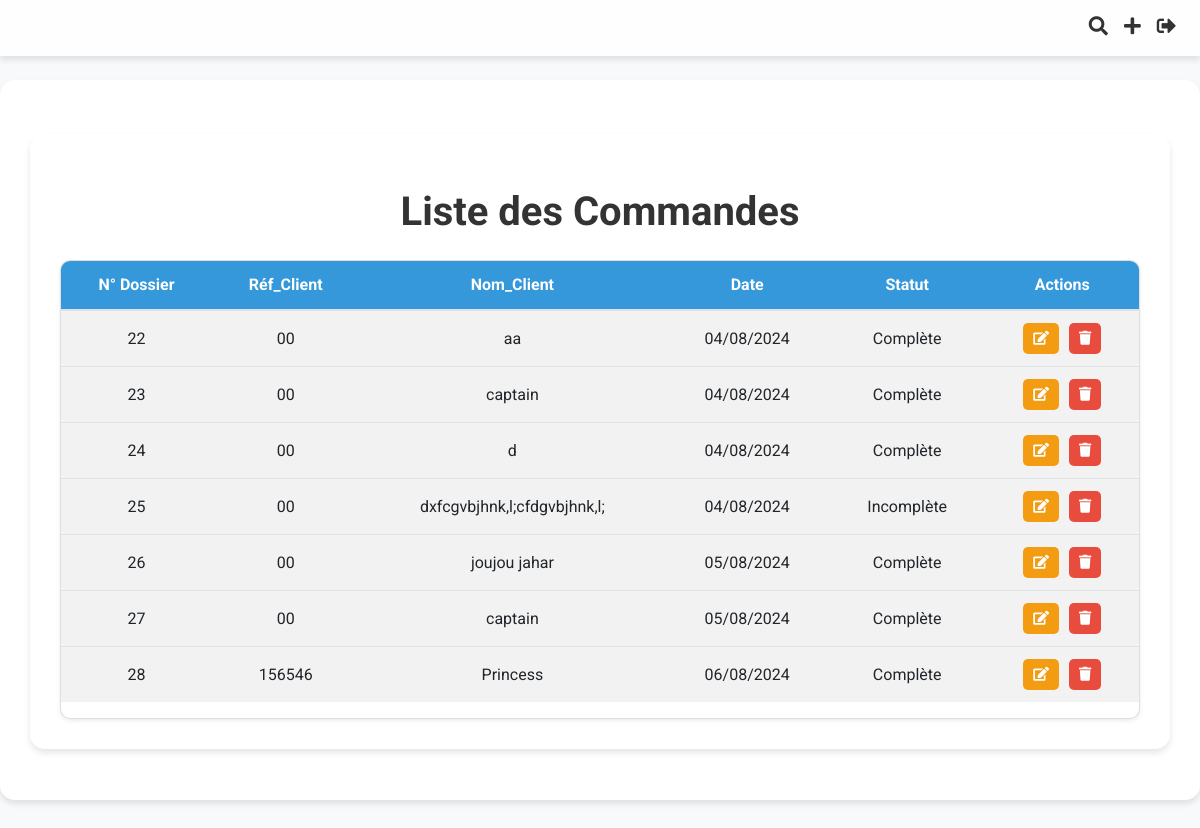
The page /application/commandes/ (signed in) on the database as committed earlier.
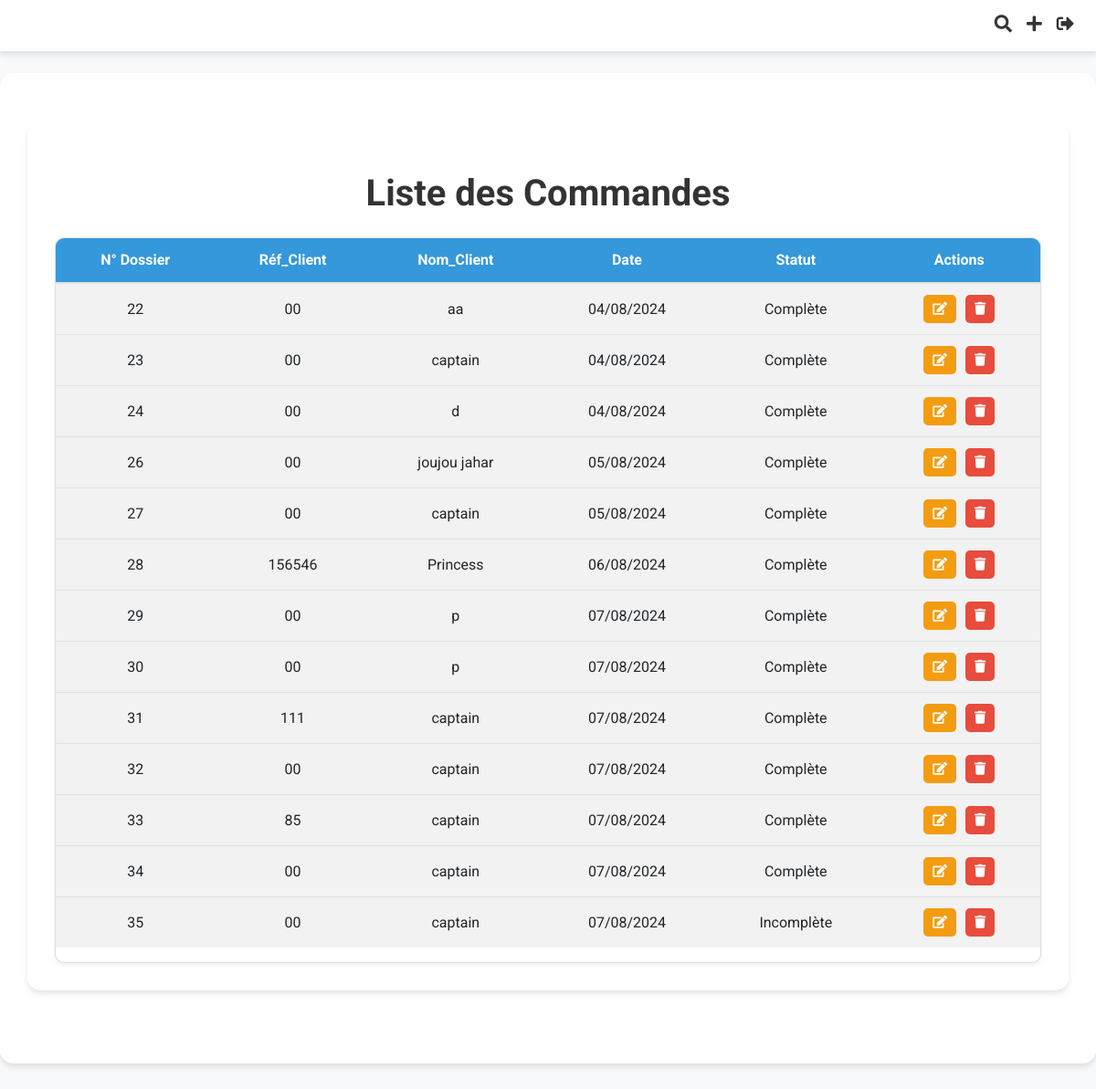
The same page on the database as committed later.
### Application/models.py (models this page shows, shortened)
class Commande(models.Model):
    order_id = models.AutoField(primary_key=True)
    date_time = models.DateTimeField(auto_now_add=True)
    company_reference_number = models.CharField(max_length=100)
    client_name = models.CharField(max_length=100, default="")
    adresse = models.CharField(max_length=255, blank=True, null=True)
    email = models.EmailField(blank=True, null=True)
    fax = models.CharField(max_length=50, blank=True, null=True)
    ice = models.CharField(max_length=50, blank=True, null=True)
    infographiste = models.CharField(max_length=100, blank=True, null=True)
    order_status = models.CharField(max_length=50, choices=[
        ('draft', 'Draft'),
        ('completed', 'Completed')
    ])
    bc_number = models.CharField(max_length=50, blank=True, null=True)
    date_bc = models.DateField(blank=True, null=True)
    devis_date = models.DateTimeField(blank=True, null=True)
    devis_numero = models.IntegerField(null=True, blank=True)
    facture_date = models.DateTimeField(blank=True, null=True)
    facture_numero = models.IntegerField(null=True, blank=True)
    bl_date = models.DateTimeField(blank=True, null=True)
    bl_numero = models.IntegerField(null=True, blank=True)
    remarque = models.CharField(max_length=50, choices=[
        ('paye', 'Payé'),
        ('non_paye', 'Non Payé')
    ], default='non payé')
    facture_status = models.CharField(max_length=50, choices=[
            ('no_facture', 'Pas de Facture'),
            ('facture_termine', 'Facture Terminée')
        ], default='pas de facture')
    bl_status = models.CharField(max_length=50, choices=[
            ('no_bl', 'Pas de bon_livraison'),
            ('bl_termine', 'bon_livraison Terminé')
        ], default='pas de bon_livraison')
    devis_status = models.CharField(max_length=50, choices=[
            ('no_devis', 'Pas de Devis'),
            ('devis_termine', 'Devis Terminé')
        ], default='pas de devis')

### Application/views.py (the view)
# urls.py: path('commandes/', views.liste_commandes, name='liste_commandes'),
@login_required
def liste_commandes(request):
    query = request.GET.get('q')
    if query:
        commandes = Commande.objects.filter(
            Q(order_id__icontains=query) |
            Q(client_name__icontains=query)
        )
    else:
        commandes = Commande.objects.filter(order_status__in=['draft', 'completed'])
    is_assistant = request.user.groups.filter(name='Assistants').exists()
    return render(request, 'Application/liste_commandes.html', {'commandes': commandes, 'is_assistant': is_assistant})

### Application/templatetags/commande_extras.py (called while the page is built)
@register.filter
def translate_status(status):
    translations = {
        'draft': 'Incomplète',
        'completed': 'Complète',
        'devis': 'Devis',
        'facture': 'Facture',
        'bon_livraison': 'Bon de Livraison',
        'situation_client': 'Situation Client'
    }
    return translations.get(status, status)

### Application/templates/Application/liste_commandes.html (shortened to what this page needs)
{% extends "base.html" %}
{% load static %}
{% load commande_extras %}
{% block content %}
<div class="container mt-4">
    <h1 class="text-center header-title my-4">Liste des Commandes</h1>
    <div class="card shadow-sm custom-table">
                <table class="table table-striped">
                    <thead>
                        <tr>
                            <th>N° Dossier</th>
                            <th>Réf_Client</th>
                            <th>Nom_Client</th>
                            <th>Date</th>
                            <th>Statut</th>
                            <th>Actions</th>
                        </tr>
                    </thead>
                    <tbody>
                        {% if commandes %}
                            {% for commande in commandes %}
                                <tr>
                                    <td>{{ commande.order_id }}</td>
                                    <td>{{ commande.company_reference_number }}</td>
                                    <td>{{ commande.client_name }}</td>
                                    <td>{{ commande.date_time|date:"d/m/Y" }}</td>
                                    <td>{{ commande.order_status|translate_status }}</td>
                                    <td>
                                        <div class="btn-container">
                                            <a href="{% url 'modifier_commande' commande.pk %}" class="btn btn-sm btn-custom-warning">
                                                <i class="fas fa-edit"></i>
                                            </a>
                                            <a href="{% url 'supprimer_commande' commande.pk %}" class="btn btn-sm btn-custom-danger" onclick="return confirm('Etes-vous sûr de vouloir supprimer cette commande?');">
                                                <i class="fas fa-trash"></i>
                                            </a>
                                        </div>
                                    </td>
                                </tr>
                            {% endfor %}
                        {% else %}
                            <tr>
                                <td colspan="6" class="text-center">Aucune commande disponible.</td>
                            </tr>
                        {% endif %}
                    </tbody>
                </table>
        </div>
</div>
{% endblock %}

Rows that differ between the two databases and show on the page:
removed Commande: order_id "25", company_reference_number "00", client_name "dxfcgvbjhnk,l;cfdgvbjhnk,l;", date_time "04/08/2024", order_status|translate_status "Incomplète"
added Commande: order_id "29", company_reference_number "00", client_name "p", date_time "07/08/2024", order_status|translate_status "Complète"
added Commande: order_id "30", company_reference_number "00", client_name "p", date_time "07/08/2024", order_status|translate_status "Complète"
added Commande: order_id "31", company_reference_number "111", client_name "captain", date_time "07/08/2024", order_status|translate_status "Complète"
added Commande: order_id "32", company_reference_number "00", client_name "captain", date_time "07/08/2024", order_status|translate_status "Complète"
added Commande: order_id "33", company_reference_number "85", client_name "captain", date_time "07/08/2024", order_status|translate_status "Complète"
added Commande: order_id "34", company_reference_number "00", client_name "captain", date_time "07/08/2024", order_status|translate_status "Complète"
added Commande: order_id "35", company_reference_number "00", client_name "captain", date_time "07/08/2024", order_status|translate_status "Incomplète"
